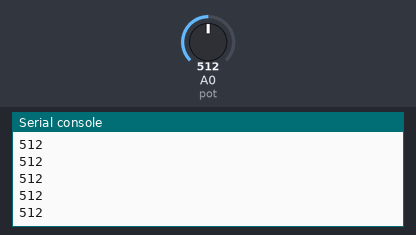
Recording of a program running on a simulated ESP8266 board running MicroPython. Shown: the last lines printed to the serial console. Inputs (shaded band) come from the test bench; at power-on: A0 (pot) = 512 (analog values on the 0–1023 scale).

Above: at 1.2 s.
1.3 s: A0 (pot) set to 716
At 1.31 s:
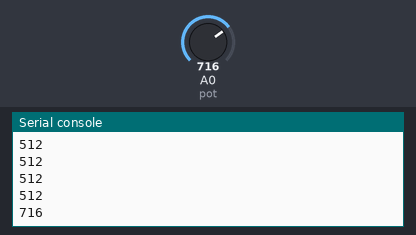
2.8 s: A0 (pot) set to 900
At 2.81 s:
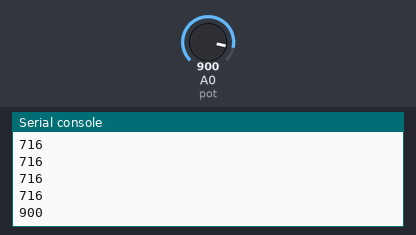
Timing chart, 0 to 5.8 s (numbered marks = the images above; inputs shaded):
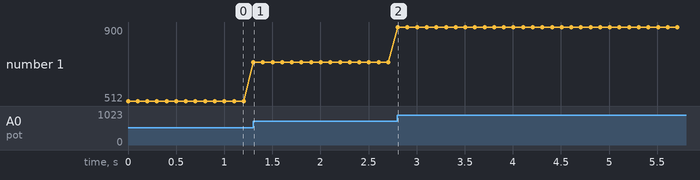

The program:

read_pot_esp8266.py
```python
# Complete project details at https://RandomNerdTutorials.com/micropython-programming-with-esp32-and-esp8266/

from machine import Pin, ADC
from time import sleep

pot = ADC(0)

while True:
  pot_value = pot.read()
  print(pot_value)
  sleep(0.1)
```

Measured:
- after the input at 1.3 s, the serial console: prints a new line at once (image 1)
- after the input at 2.8 s, the serial console: prints a new line at once (image 2)
- plotted number 1: 512 → 716 after the input at 1.3 s, 716 → 900 after the input at 2.8 s
